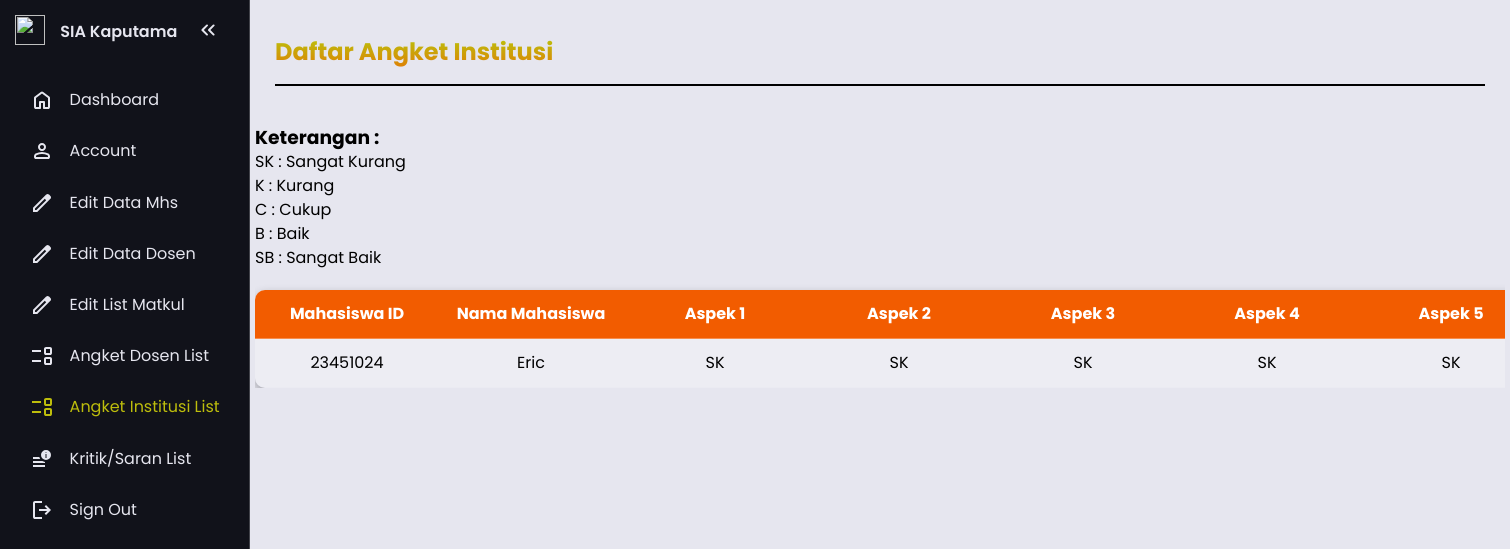
/admin-content/angket-institusi-list.php, run on the app's committed database.
### tables this page shows
CREATE TABLE `angket_institusi` (
  `angket_id` int(11) NOT NULL,
  `mhs_id` int(11) NOT NULL,
  `mhs_name` varchar(100) NOT NULL,
  `aspek1` enum('SK','K','C','B','SB') NOT NULL,
  `aspek2` enum('SK','K','C','B','SB') NOT NULL,
  `aspek3` enum('SK','K','C','B','SB') NOT NULL,
  `aspek4` enum('SK','K','C','B','SB') NOT NULL,
  `aspek5` enum('SK','K','C','B','SB') NOT NULL,
  `aspek6` enum('SK','K','C','B','SB') NOT NULL,
  `aspek7` enum('SK','K','C','B','SB') NOT NULL,
  `aspek8` enum('SK','K','C','B','SB') NOT NULL,
  `aspek9` enum('SK','K','C','B','SB') NOT NULL,
  `aspek10` enum('SK','K','C','B','SB') NOT NULL,
  `aspek11` enum('SK','K','C','B','SB') NOT NULL,
  `aspek12` enum('SK','K','C','B','SB') NOT NULL,
  `aspek13` enum('SK','K','C','B','SB') NOT NULL,
  `aspek14` enum('SK','K','C','B','SB') NOT NULL,
  `aspek15` enum('SK','K','C','B','SB') NOT NULL,
  `aspek16` enum('SK','K','C','B','SB') NOT NULL,
  `aspek17` enum('SK','K','C','B','SB') NOT NULL,
  `saran` text DEFAULT NULL
);

### admin-content/angket-institusi-list.php (the view, shortened to what this page needs)
<?php
include '../database/koneksi.php';
$sql = "SELECT mhs_id, mhs_name,  aspek1, aspek2, aspek3, aspek4, aspek5, aspek6, aspek7, aspek8, aspek9, aspek10, aspek11, aspek12, aspek13, aspek14, aspek15, aspek16, aspek17, saran FROM angket_institusi";
$result = $conn->query($sql);
?>
<!DOCTYPE html>
<html lang="id">
<head>
    <link rel="stylesheet" href="../css/sidebar.css">
</head>
<body>
<nav id="sidebar">
    <ul>
      <li>
        <img src="../img/kaputama.png">
        <span class="logo">SIA Kaputama</span>
        <button onclick=toggleSidebar() id="toggle-btn">
        </button>
      </li>
      <li>
        <a href="main.php">
          <span>Dashboard</span>
        </a>
      </li>
      <li>
        <a href="account.php">
          <span>Account</span>
        </a>
      </li>
      <li>
        <a href="edit_data.php">
          <span>Edit Data Mhs</span>
        </a>
      </li>
      <li>
        <a href="edit_dosen.php">
          <span>Edit Data Dosen</span>
        </a>
      </li>
      <li>
        <a href="matkul_list.php">
          <span>Edit List Matkul</span>
        </a>
      </li>
      <li>
        <a href="angket-dsn-list.php">
          <span>Angket Dosen List</span>
        </a>
      </li>
      <li class="active">
        <a href="angket-institusi-list.php">
          <span>Angket Institusi List</span>
        </a>
      </li>
      <li>
        <a href="kritik-saran-list.php">
          <span>Kritik/Saran List</span>
        </a>
      </li>
      <li>
        <a href="../index.php?logout=true">
          <svg xmlns="http://www.w3.org/2000/svg" height="24px" viewBox="0 -960 960 960" width="24px" fill="#000000"><path d="M200-120q-33 0-56.5-23.5T120-200v-560q0-33 23.5-56.5T200-840h280v80H200v560h280v80H200Zm440-160-55-58 102-102H360v-80h327L585-622l55-58 200 200-200 200Z"/></svg>
          <span>Sign Out</span>
        </a>
      </li>
    </ul>
  </nav>
  <main>
  <div class="dsn-list">
        <h2>Daftar Angket Institusi</h2>
        <h3>Keterangan :</h3>
        <p>SK : Sangat Kurang</p>
        <p>K   : Kurang</p>
        <p>C   : Cukup</p>
        <p>B   : Baik</p>
        <p>SB : Sangat Baik</p>
        <div class="angket-tabel">
            <table>
                <tr>
                    <th>Mahasiswa ID</th>
                    <th>Nama Mahasiswa</th>
                    <th>Aspek 1</th>
                    <th>Aspek 2</th>
                    <th>Aspek 3</th>
                    <th>Aspek 4</th>
                    <th>Aspek 5</th>
                </tr>
                <?php
                if ($result->num_rows > 0) {
                    while($row = $result->fetch_assoc()) {
                        echo "<tr>
                                <td>{$row['mhs_id']}</td>
                                <td>{$row['mhs_name']}</td>
                                <td>{$row['aspek1']}</td>
                                <td>{$row['aspek2']}</td>
                                <td>{$row['aspek3']}</td>
                                <td>{$row['aspek4']}</td>
                                <td>{$row['aspek5']}</td>
                                <td>{$row['aspek6']}</td>
                                <td>{$row['aspek7']}</td>
                                <td>{$row['aspek8']}</td>
                                <td>{$row['aspek9']}</td>
                                <td>{$row['aspek10']}</td>
                                <td>{$row['aspek11']}</td>
                                <td>{$row['aspek12']}</td>
                                <td>{$row['aspek13']}</td>
                                <td>{$row['aspek14']}</td>
                                <td>{$row['aspek15']}</td>
                                <td>{$row['aspek16']}</td>
                                <td>{$row['aspek17']}</td>
                                <td>{$row['saran']}</td>
                              </tr>";
                    }
                } else {
                    echo "<tr><td colspan='20'>Tidak ada data</td></tr>";
                }
                ?>
            </table>
        </div>
    </div>
</body>
</html>

### css/sidebar.css (style rules this page uses)
:root { --base-clr: #11121a; --line-clr: #42434a; --hover-clr: #222533; --text-clr: #e6e6ef; --accent-clr: #bdbd0c; --secondary-text-clr: #b0b3c1; --welcome-text-clr: #F25C00; --icon-clr: #00ccff; }
* { margin: 0; padding: 0; }
html { font-family: Poppins, 'Segoe UI', Tahoma, Geneva, Verdana, sans-serif; line-height: 1.5rem; }
body { min-height: 100vh; min-height: 100dvh; background-color: var(--text-clr); color: var(--text-clr); display: grid; grid-template-columns: auto 1fr; }
#sidebar { box-sizing: border-box; height: 100vh; width: 250px; padding: 5px 1em; background-color: var(--base-clr); border-right: 1px solid var(--line-clr); position: sticky; top: 0; align-self: start; transition: 300ms ease-in-out; overflow: hidden; text-wrap: nowrap; }
#sidebar img { width: 30px; height: 30px; margin: 10px; }
#sidebar ul { list-style: none; }
#sidebar a, #sidebar .dropdown-btn, #sidebar .logo { border-radius: .5em; padding: .85em; text-decoration: none; color: var(--text-clr); display: flex; align-items: center; gap: 1em; }
#sidebar svg { flex-shrink: 0; fill: var(--text-clr); }
#sidebar a span, #sidebar .dropdown-btn span { flex-grow: 1; }

### admin-content/angket-institusi-list.php (style rules this page uses)
.dsn-list { margin: 10px auto; width: 1250px; height: 280px; color: black; animation: fadeInUp 1s ease-out; }
.dsn-list h2 { border-bottom: 2px solid black; margin: 40px 20px; padding-bottom: 20px; background: linear-gradient( #bdbd0c, #F25C00); -webkit-background-clip: text; -webkit-text-fill-color: transparent; text-align: left; }
.angket-tabel { overflow-x: auto; }
.angket-tabel table { width: 90%; border-collapse: collapse; margin-top: 20px; background: rgba(255, 255, 255, 0.2); border-radius: 10px; overflow: hidden; box-shadow: 0 4px 10px rgba(0, 0, 0, 0.3); animation: fadeInUp 0.8s ease-out; }
table, th, td { padding: 12px; text-align: center; border-bottom: 1px solid rgba(255, 255, 255, 0.3); transition: all 0.3s ease-in-out; text-align: center; min-width: 160px; }
.angket-tabel tr:nth-child(even) { background: rgba(255, 255, 255, 0.1); }
.angket-tabel th { background: #F25C00; color: #fff; }

### data on the page
angket_institusi: mhs "23451024", mhs_name "Eric", aspek1 "SK", aspek2 "SK", aspek3 "SK", aspek4 "SK", aspek5 "SK"
